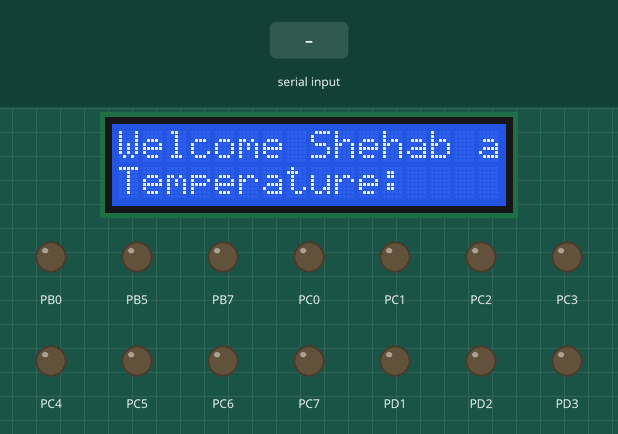
Recording of a program running on a simulated ATmega32, built with avr-gcc and emulated at 16 MHz. Shown: 16×2 character LCD, output pins drawn as LEDs (lit = HIGH). Wiring (inferred from the names in the program): character LCD (HD44780): RS PB1; R/W PB2; E PB3; data PA0, PA1, PA2, PA3, PA4, PA5, PA6, PA7. The inputs (shaded band) are chosen by the test bench. Pins used as bus, display or sensor lines are not drawn; what the program prints to the serial monitor is not drawn.

Above: at 1.2 s.
1.3 s: "1" received over Serial
At 2.8 s:
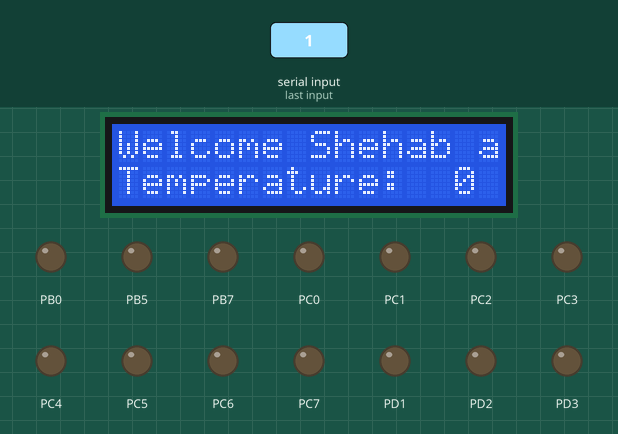
3.3 s: "2" received over Serial
4.8 s: "5" received over Serial
Timing chart, 0 to 7.8 s (numbered marks = the images above; inputs shaded):
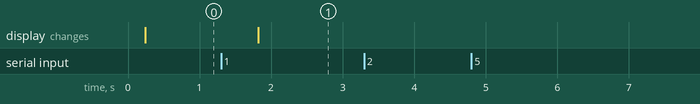

Measured:
- after the input at 1.3 s, the display: changes after 0.52 s (image 1)
- after the input at 3.3 s, every drawn part: stays the same
- after the input at 4.8 s, every drawn part: stays the same

The program:

main.c
```c
/*
* SmartHomeShehab alaa and amr alaa _M.c
*
* Created: 13-Dec-20 2:54:03 PM
* Author : Jean
*/

#include "DIO.h"
#include "LCD.h"
#include "UART.h"
#include "SPI.h"
#define F_CPU 16000000UL
#include <util/delay.h>
#include <stdlib.h>

void Temp_Receive();

int main(void)
{
	DIO_Init();
	LCD_Init();
	Uart_Init();
	SPI_Init(Master);
	SlaveEN();
	unsigned char Order;
	while (1)
	{
		LCD_StringPos("Welcome Shehab and amr",1,0);
		LCD_StringPos("Temperature:",2,0);
		Order = UartReceive();
		if (Order == '1')
		{
			UartSendString("Lights 1 ON");
			SPITxRx(1) == 55;
			_delay_ms(500);
		}
		if (Order == '2')
		{
			UartSendString("Lights 1 OFF");
			SPITxRx(2) == 55;
			_delay_ms(500);
		}
		if (Order == '3')
		{
			UartSendString("Lights 2 ON");
			SPITxRx(3) == 55;
			_delay_ms(500);
		}
		if (Order == '4')
		{
			UartSendString("Lights 2 OFF");
			SPITxRx(4) == 55;
			_delay_ms(500);
		}
		if (Order == '5')
		{
			UartSendString("Motor ON CW");
			SPITxRx(5) == 55;
			_delay_ms(500);
		}
		if (Order == '6')
		{
			UartSendString("Motor ON Anti_CW");
			SPITxRx(6) == 55;
			_delay_ms(500);
		}
		if (Order == '7')
		{
			UartSendString("Motor OFF");
			SPITxRx(7) == 55;
			_delay_ms(500);
		}
		Temp_Receive();
	}
}

void Temp_Receive(){
	unsigned char temp = SPITxRx(20);
	char temperature[5];
	itoa(temp,temperature,10);
	LCD_StringPos(temperature,2,14);
	_delay_ms(500);
}
```

SPI.c
```c
/*
 * SPI.c
 *
 * Created: 08-Dec-20 8:48:17 PM
 *  Author: Jean
 */
#include "SPI.h"
#include <avr/io.h>

void SPI_Init(SPIState state){
	switch(state){
		case Master:
		SPIDDR |= (1<<SS)|(1<<MOSI)|(1<<SCK);
		SPIDDR &=~ (1<<MISO);
		SlaveDIS();
		//SPCR |= (1<<MSTR)|(1<<SPE);
		SPI->MySPCR.S_MSTR = 1;
		SPI->MySPCR.S_SPE = 1;
		break;
		case Slave:
		SPIDDR &=~ ((1<<SS)|(1<<MOSI)|(1<<SCK));
		SPIDDR |= (1<<MISO);
		//SPCR |= (1<<SPE);
		SPI->MySPCR.S_SPE = 1;
		break;
	}
}

unsigned char SPITxRx(unsigned char data){
	SPDR = data;
	while(!(SPSR & (1<<SPIF)));
	return SPDR;
}
```

SPI.h
```c
/*
 * SPI.h
 *
 * Created: 08-Dec-20 8:48:02 PM
 *  Author: Jean
 */


#ifndef SPI_H_
#define SPI_H_

#include "DIO.h"
#define F_CPU 16000000UL
#include <util/delay.h>

#define SS 4
#define MOSI 5
#define MISO 6
#define SCK 7

#define SPIPort PORTB_Reg
#define SPIDDR DDRB_Reg

#define  SlaveEN() (SPIPort &=~ (1<<SS))
#define  SlaveDIS() (SPIPort |= (1<<SS))

typedef enum{
	Master = 0,
	Slave
	}SPIState;

typedef struct{
	unsigned char S_SPR:2;
	unsigned char S_CPHA:1;
	unsigned char S_CPOL:1;
	unsigned char S_MSTR:1;
	unsigned char S_DORD:1;
	unsigned char S_SPE:1;
	unsigned char S_SPIE:1;
	}SPISPCRBitsType;

typedef struct{
	SPISPCRBitsType MySPCR;
	unsigned char MySPSR;
	unsigned char MySPDR;
	}SPIRegType;

#define SPI ((volatile SPIRegType *)0x2D)

void SPI_Init(SPIState state);
unsigned char SPITxRx(unsigned char data);

#endif /* SPI_H_ */
```

UART.c
```c
/*
 * UART.c
 *
 * Created: 20-Oct-20 8:26:53 PM
 *  Author: Jean
 */

#include "UART.h"

void Uart_Init(){
	UCSRB = (1<<TXEN)|(1<<RXEN);
	UCSRC = (1<<URSEL)|(1<<UCSZ0)|(1<<UCSZ1);
	UBRRL = MyUBRR;
	UBRRH = (MyUBRR>>8);
}

void UartSend(char data){
	while(!(UCSRA & (1<<UDRE)));
	UDR = data;
}

unsigned char UartReceive(){
	while(!(UCSRA & (1<<RXC)));
	return UDR;
}

void UartSendString(char * string){
	unsigned char i = 0;
	while(string[i] != '\0'){
		UartSend(string[i]);
		i++;
	}
}
```

UART.h
```c
/*
* UART.h
*
* Created: 20-Oct-20 8:27:10 PM
*  Author: Jean
*/


#ifndef UART_H_
#define UART_H_

#include <avr/io.h>
#define F_CPU 16000000UL

#define BaudRate 9600

#ifndef DoubleSpeed
#define MyUBRR ((F_CPU/(16UL*BaudRate))-1)
#else
#define MyUBRR ((F_CPU/(8UL*BaudRate))-1)
#endif

void Uart_Init();
void UartSend(char data);
void UartSendString(char * string);
unsigned char UartReceive();

#endif /* UART_H_ */
```

LCD.c
```c
/*
* LCD.c
*
* Created: 9/29/2020 7:06:22 PM
*  Author: Jean
*/

#include "LCD.h"

void LCD_Init(){
	DIO_Write(RW,STD_Low);
	_delay_ms(20);
	LCD_Cmd(0x33);
	_delay_us(200);
	LCD_Cmd(0x32);
	LCD_Cmd(0x28);
	LCD_Cmd(0x06);
	LCD_Cmd(0x0C);
	LCD_Cmd(0x01);
	_delay_ms(2);
}

void LCD_Cmd(Uint8 cmd){
	LCDDataPort = (LCDDataPort & 0x0F) | (cmd & 0xF0);
	DIO_Write(RS,STD_Low);
	DIO_Write(E,STD_High);
	_delay_us(100);
	DIO_Write(E,STD_Low);

	_delay_ms(5);

	LCDDataPort = (LCDDataPort & 0x0F) | (cmd << 4);
	DIO_Write(RS,STD_Low);
	DIO_Write(E,STD_High);
	_delay_us(100);
	DIO_Write(E,STD_Low);
}

void LCD_Char(Sint8 data){
	LCDDataPort = (LCDDataPort & 0x0F) | (data & 0xF0);
	DIO_Write(RS,STD_High);
	DIO_Write(E,STD_High);
	_delay_us(100);
	DIO_Write(E,STD_Low);

	_delay_ms(5);

	LCDDataPort = (LCDDataPort & 0x0F) | (data << 4);
	DIO_Write(RS,STD_High);
	DIO_Write(E,STD_High);
	_delay_us(100);
	DIO_Write(E,STD_Low);
}

void LCD_String(Sint8 * string){
	Uint8 count = 0;
	while (string[count] != '\0')
	{
		LCD_Char(string[count]);
		count++;
	}
}

void LCD_StringPos(Sint8 * string,Uint8 line,Uint8 pos){
	switch(line){
		case 1:
		LCD_Cmd(0x80 | (pos & 0x0F));
		LCD_String(string);
		break;
		case 2:
		LCD_Cmd(0xC0 | (pos & 0x0F));
		LCD_String(string);
		break;
	}
}

void LCD_Custom_Char(Uint8 * data,Uint8 loc){
	if(loc < 8){
		Uint8 i = 0;
		LCD_Cmd(0x40 + (loc*8));
		for (i = 0;i < 8;i++)
		{
			LCD_Char(data[i]);
		}
	}
}
```

LCD.h
```c
/*
 * LCD.h
 *
 * Created: 9/29/2020 7:05:58 PM
 *  Author: Jean
 */


#ifndef LCD_H_
#define LCD_H_

#include "DIO.h"
#define  F_CPU 16000000UL
#include <Util/delay.h>

#define RS DIO_ChannelB1
#define RW DIO_ChannelB2
#define E DIO_ChannelB3

#define LCDDataPort PORTA_Reg

void LCD_Init();
void LCD_Cmd(Uint8 cmd);
void LCD_Char(Sint8 data);
void LCD_String(Sint8 * string);
void LCD_StringPos(Sint8 * string,Uint8 line,Uint8 pos);
void LCD_Custom_Char(Uint8 * data,Uint8 loc);

#endif /* LCD_H_ */
```

BitMath.h
```c
/*
 * BitMath.h
 *
 * Created: 08-Dec-20 5:56:23 PM
 *  Author: Jean
 */


#ifndef BITMATH_H_
#define BITMATH_H_

#define SetBit(Reg,BitNo) (Reg |= (1 << BitNo))
#define ClearBit(Reg,BitNo) (Reg &=~ (1 << BitNo))
#define ToggleBit(Reg,BitNo) (Reg ^= (1 << BitNo))
#define GetBit(Reg,BitNo) ((Reg >> BitNo) & 1)

#endif /* BITMATH_H_ */
```

DIO.c
```c
/*
* DIO.c
*
* Created: 08-Dec-20 7:07:46 PM
*  Author: Jean
*/
#include "DIO.h"

void DIO_Write(DIO_ChannelTypes ChannelID,STD_LevelTypes Level){
	DIO_PortTypes Portx = ChannelID/8;
	DIO_ChannelTypes ChannelPos = ChannelID%8;
	switch(Portx){
		case DIO_PortA:
		if (Level == STD_High)
		{
			SetBit(PORTA_Reg,ChannelPos);
		}
		else{
			ClearBit(PORTA_Reg,ChannelPos);
		}
		break;
		case DIO_PortB:
		if (Level == STD_High)
		{
			SetBit(PORTB_Reg,ChannelPos);
		}
		else{
			ClearBit(PORTB_Reg,ChannelPos);
		}
		break;
		case DIO_PortC:
		if (Level == STD_High)
		{
			SetBit(PORTC_Reg,ChannelPos);
		}
		else{
			ClearBit(PORTC_Reg,ChannelPos);
		}
		break;
		case DIO_PortD:
		if (Level == STD_High)
		{
			SetBit(PORTD_Reg,ChannelPos);
		}
		else{
			ClearBit(PORTD_Reg,ChannelPos);
		}
		break;
	}
}

STD_LevelTypes DIO_Read(DIO_ChannelTypes ChannelId){
	STD_LevelTypes ChannelBit = STD_Low;
	DIO_PortTypes Portx = ChannelId/8;
	DIO_ChannelTypes ChannelPos = ChannelId%8;
	switch(Portx){
		case DIO_PortA:
		ChannelBit = GetBit(PINA_Reg,ChannelPos);
		break;
		case DIO_PortB:
		ChannelBit = GetBit(PINB_Reg,ChannelPos);
		break;
		case DIO_PortC:
		ChannelBit = GetBit(PINC_Reg,ChannelPos);
		break;
		case DIO_PortD:
		ChannelBit = GetBit(PIND_Reg,ChannelPos);
		break;
	}
	return ChannelBit;
}

void DIO_Toggle(DIO_ChannelTypes ChannelId){
	DIO_PortTypes Portx = ChannelId/8;
	DIO_ChannelTypes ChannelPos = ChannelId%8;
	switch(Portx){
		case DIO_PortA:
		ToggleBit(PINA_Reg,ChannelPos);
		break;
		case DIO_PortB:
		ToggleBit(PINB_Reg,ChannelPos);
		break;
		case DIO_PortC:
		ToggleBit(PINC_Reg,ChannelPos);
		break;
		case DIO_PortD:
		ToggleBit(PIND_Reg,ChannelPos);
		break;
	}
}
```

DIO.h
```c
/*
 * DIO.h
 *
 * Created: 08-Dec-20 7:07:30 PM
 *  Author: Jean
 */


#ifndef DIO_H_
#define DIO_H_

#include "BitMath.h"
#include "STD_Types.h"
#include "DIO_HW.h"
#include "DIO_Types.h"
#include "DIO_CFG.h"

void DIO_Write(DIO_ChannelTypes ChannelID,STD_LevelTypes Level);
STD_LevelTypes DIO_Read(DIO_ChannelTypes ChannelId);
void DIO_Toggle(DIO_ChannelTypes ChannelId);

#endif /* DIO_H_ */
```

DIO_CFG.c
```c
/*
* DIO_CFG.c
*
* Created: 08-Dec-20 7:29:27 PM
*  Author: Jean
*/
#include "DIO_CFG.h"

const DIO_PinCFG PinCfg[] = {
	//PORTA
	{Output,STD_High},
	{Output,STD_High},
	{Output,STD_High},
	{Output,STD_High},
	{Output,STD_High},
	{Output,STD_High},
	{Output,STD_High},
	{Output,STD_High},
	//PORTB
	{Output,STD_High},
	{Output,STD_High},
	{Output,STD_High},
	{Output,STD_High},
	{Output,STD_High},
	{Output,STD_High},
	{Output,STD_High},
	{Output,STD_High},
	//PORTC
	{Output,STD_High},
	{Output,STD_High},
	{Output,STD_High},
	{Output,STD_High},
	{Output,STD_High},
	{Output,STD_High},
	{Output,STD_High},
	{Output,STD_High},
	//PORTD
	{Input,STD_High},
	{Output,STD_High},
	{Output,STD_High},
	{Output,STD_High},
	{Output,STD_High},
	{Output,STD_High},
	{Output,STD_High},
	{Output,STD_High},
};

void DIO_Init(){
	DIO_PortTypes Portx;
	DIO_ChannelTypes ChannelPos;
	Uint8 count = 0;
	for (count = DIO_ChannelA0;count < PINCOUNT;count++)
	{
		Portx = count/8;
		ChannelPos = count%8;
		switch(Portx){
			case DIO_PortA:
			if (PinCfg[count].PinDir == Output)
			{
				SetBit(DDRA_Reg,ChannelPos);
			}
			else
			{
				ClearBit(DDRA_Reg,ChannelPos);
			}
			break;
			case DIO_PortB:
			if (PinCfg[count].PinDir == Output)
			{
				SetBit(DDRB_Reg,ChannelPos);
			}
			else
			{
				ClearBit(DDRB_Reg,ChannelPos);
			}
			break;
			case DIO_PortC:
			if (PinCfg[count].PinDir == Output)
			{
				SetBit(DDRC_Reg,ChannelPos);
			}
			else
			{
				ClearBit(DDRC_Reg,ChannelPos);
			}
			break;
			case DIO_PortD:
			if (PinCfg[count].PinDir == Output)
			{
				SetBit(DDRD_Reg,ChannelPos);
			}
			else
			{
				ClearBit(DDRD_Reg,ChannelPos);
			}
			break;
		}
	}
}
```

DIO_CFG.h
```c
/*
 * DIO_CFG.h
 *
 * Created: 08-Dec-20 7:29:39 PM
 *  Author: Jean
 */


#ifndef DIO_CFG_H_
#define DIO_CFG_H_

#include "DIO.h"

typedef struct{
	DIO_DirTypes PinDir;
	STD_LevelTypes PINLevel;
	}DIO_PinCFG;

#define PINCOUNT 32

void DIO_Init(void);

#endif /* DIO_CFG_H_ */
```

DIO_HW.h
```c
/*
 * DIO_HW.h
 *
 * Created: 08-Dec-20 6:05:35 PM
 *  Author: Jean
 */


#ifndef DIO_HW_H_
#define DIO_HW_H_

#include "STD_Types.h"

#define PORTA_Reg (*((volatile Uint8*)0x3B))
#define DDRA_Reg (*((volatile Uint8*)0x3A))
#define PINA_Reg (*((volatile Uint8*)0x39))

#define PORTB_Reg (*((volatile Uint8*)0x38))
#define DDRB_Reg (*((volatile Uint8*)0x37))
#define PINB_Reg (*((volatile Uint8*)0x36))

#define PORTC_Reg (*((volatile Uint8*)0x35))
#define DDRC_Reg (*((volatile Uint8*)0x34))
#define PINC_Reg (*((volatile Uint8*)0x33))

#define PORTD_Reg (*((volatile Uint8*)0x32))
#define DDRD_Reg (*((volatile Uint8*)0x31))
#define PIND_Reg (*((volatile Uint8*)0x30))

#endif /* DIO_HW_H_ */
```

DIO_Types.h
```c
/*
 * DIO_Types.h
 *
 * Created: 08-Dec-20 6:43:13 PM
 *  Author: Jean
 */


#ifndef DIO_TYPES_H_
#define DIO_TYPES_H_

typedef enum {
	DIO_ChannelA0 = 0,
	DIO_ChannelA1,
	DIO_ChannelA2,
	DIO_ChannelA3,
	DIO_ChannelA4,
	DIO_ChannelA5,
	DIO_ChannelA6,
	DIO_ChannelA7,
	DIO_ChannelB0,
	DIO_ChannelB1,
	DIO_ChannelB2,
	DIO_ChannelB3,
	DIO_ChannelB4,
	DIO_ChannelB5,
	DIO_ChannelB6,
	DIO_ChannelB7,
	DIO_ChannelC0,
	DIO_ChannelC1,
	DIO_ChannelC2,
	DIO_ChannelC3,
	DIO_ChannelC4,
	DIO_ChannelC5,
	DIO_ChannelC6,
	DIO_ChannelC7,
	DIO_ChannelD0,
	DIO_ChannelD1,
	DIO_ChannelD2,
	DIO_ChannelD3,
	DIO_ChannelD4,
	DIO_ChannelD5,
	DIO_ChannelD6,
	DIO_ChannelD7
	}DIO_ChannelTypes;

typedef enum{
	DIO_PortA = 0,
	DIO_PortB,
	DIO_PortC,
	DIO_PortD
	}DIO_PortTypes;

typedef enum{
	Input = 0,
	Output
	}DIO_DirTypes;

#endif /* DIO_TYPES_H_ */
```

STD_Types.h
```c
/*
 * STD_Types.h
 *
 * Created: 08-Dec-20 6:02:07 PM
 *  Author: Jean
 */


#ifndef STD_TYPES_H_
#define STD_TYPES_H_

typedef unsigned char Uint8;
typedef char Sint8;

typedef enum{
	STD_Low=0,
	STD_High
	}STD_LevelTypes;


#endif /* STD_TYPES_H_ */
```
